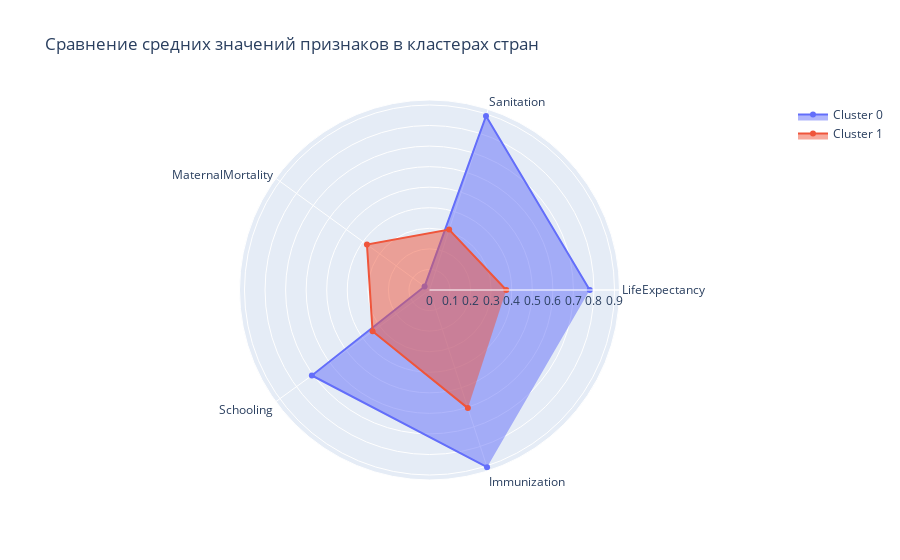

Notebook source saved alongside this figure:
### Code cell
# Выведем полярную диаграмму с данными кластеров
display_clusters_profiles(
    profiles_clusters_data, 
    file_name='clusters_profiles_03', 
    should_display_table=False, 
    is_custom_size=False,
)

### Figure 1 — Plotly figure (JSON) as saved in the notebook; plotly's stock layout.template omitted (floating-point values rounded to 4 significant figures)
{"data": [{"fill": "toself", "name": "Cluster 0", "r": [0.7794, 0.8894, 0.02952, 0.7073, 0.906], "theta": ["LifeExpectancy", "Sanitation", "MaternalMortality", "Schooling", "Immunization"], "type": "scatterpolar"}, {"fill": "toself", "name": "Cluster 1", "r": [0.3734, 0.309, 0.3761, 0.3423, 0.6042], "theta": ["LifeExpectancy", "Sanitation", "MaternalMortality", "Schooling", "Immunization"], "type": "scatterpolar"}], "layout": {"showlegend": true, "title": {"text": "Сравнение средних значений признаков в кластерах стран"}}}
